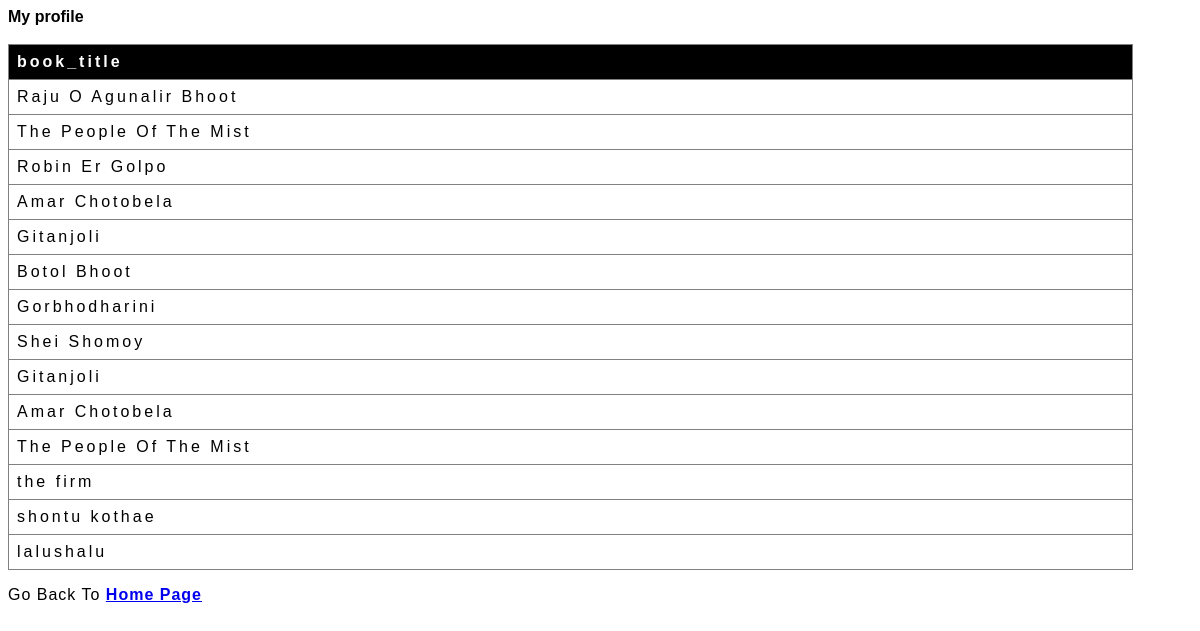
The app's page /myprofile.php?username=raian with its own data.
### tables this page shows
CREATE TABLE `library` (
  `id` int(11) NOT NULL,
  `username` varchar(255) NOT NULL,
  `book_title` varchar(255) NOT NULL
);

### myprofile.php (the view, shortened to what this page needs)
<!DOCTYPE html>
<html>
<head>
</head>
<body>
<?php
$username= $_GET['username'];
echo "<b>My profile</b>";
$conn = new mysqli("localhost", "root", "", "book_exchange");
$query=" select book_title from library where username= '" . $username . "'" ;
$result= $conn->query($query);
if($result->num_rows>0){
	echo "<br> <br>";
	echo "<table id=player>";
	echo "<tr> <th> book_title </th> </tr>";
	while($row=$result->fetch_assoc()){
		echo "<tr> <td>" . $row['book_title'] . "</td> </tr>";
	}
	echo " </table>";
} else {
	echo "No record found";
}
?>
<p>Go Back To <a href="home.php"><b>Home Page</b></a></p>
</body>
</html>

### myprofile.php (style rules this page uses)
body { font-family: Arial, Helvetica, sans-serif; }
* { box-sizing: border-box }
p { letter-spacing: 1px; color: black; }
#player { letter-spacing: 3px; border-collapse: collapse; width: 95%; color: white; }
#player td, #player th { border: 1px solid grey; padding: 8px; }
#player th { padding-top: 8px; padding-bottom: 8px; width: 20%; text-align: left; background-color: black; color: white; }
#player tr { color: black; }

### records on screen
library: book_title "Raju O Agunalir Bhoot"
library: book_title "The People Of The Mist"
library: book_title "Robin Er Golpo"
library: book_title "Amar Chotobela"
library: book_title "Gitanjoli"
library: book_title "Botol Bhoot"
library: book_title "Gorbhodharini"
library: book_title "Shei Shomoy"
library: book_title "Gitanjoli"
library: book_title "Amar Chotobela"
library: book_title "The People Of The Mist"
library: book_title "the firm"
library: book_title "shontu kothae"
library: book_title "lalushalu"
